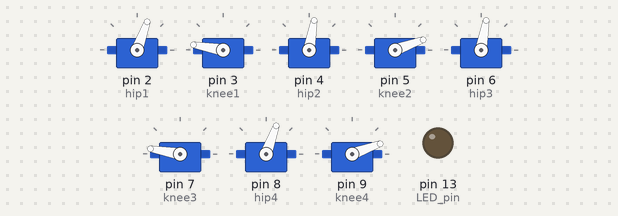
The sketch below on a simulated Arduino Uno, built with avr-gcc and run on an emulated ATmega328P. On the bench: 8 × servo, output pins drawn as LEDs (lit = HIGH).

Above: at 0.1 s.
Timing chart, 0 to 1.6 s (numbered marks = the images above):
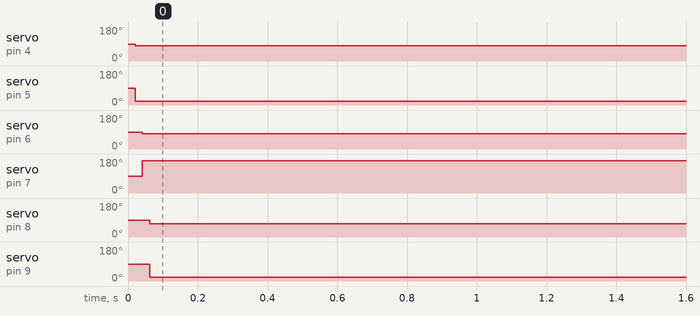

Measured:
- by itself, servo on pin 4 (hip2): 90° → 80° at 0.02 s
- by itself, servo on pin 5 (knee2): 90° → 20° at 0.02 s
- by itself, servo on pin 6 (hip3): 90° → 80° at 0.04 s
- by itself, servo on pin 7 (knee3): 90° → 170° at 0.04 s
- by itself, servo on pin 8 (hip4): 90° → 70° at 0.06 s
- by itself, servo on pin 9 (knee4): 90° → 20° at 0.06 s

The sketch:

Quadbot_v0.1.ino
```cpp
/////////////////////////////////////////////////////////////////////////
///                                                                   ///
/// This code has been  derived the code from lumi's "chopstick jr"   ///
/// on letmakerobots.com http://letsmakerobots.com/node/29708         ///
///                                                                   ///
/// by Max Hemingway, April 2017                                      ///
/// https://maxhemingway.com/                                         ///
///                                                                   ///
/// This code is in the public domain                                 ///
///                                                                   ///
/////////////////////////////////////////////////////////////////////////

#include <Servo.h>
// Names for the Servos
/*
 * hip1 = front right hip
 * knee1 = front right knee
 * hip2 = front left hip
 * knee2 = front left knee
 * hip3 = rear left hip
 * knee3 = rear left knee
 * hip4 = rear right hip
 * knee4 = rear right knee
 */
Servo hip1;
Servo knee1;
Servo hip2;
Servo knee2;
Servo hip3;
Servo knee3;
Servo hip4;
Servo knee4;
// Define the SR04 Sensor pins
#define trigPin 11
#define echoPin 10
/// set variables needed for some tasks
int b;
int x;
int w;
int up;
int up2;
int up3;
int down;
int down2;
int steps;
int rightsteps;
int leftsteps;
int back;
int pos;
int sensor = A0;
int distance;
///end of variables
void setup() {
  pinMode(13, OUTPUT);  // LED pin
 /// assign servos to pins and center servos
  hip1.attach(2);
  hip1.write(90);
  knee1.attach(3);
  knee1.write(90);
  hip2.attach(4);
  hip2.write(90);
  knee2.attach(5);
  knee2.write(90);
  hip3.attach(6);
  hip3.write(90);
  knee3.attach(7);
  knee3.write(90);
  hip4.attach(8);
  hip4.write(90);
  knee4.attach(9);
  knee4.write(90);
  //
  //digitalRead(sensor);
  Serial.begin(9600);
  pinMode(trigPin, OUTPUT);
  pinMode(echoPin, INPUT);
}
//////////////////////////////////////
void idle() // this is the delay between the steps -> walking speed
 {
  delay(200);  // if set to a bigger number (more delay between the steps -> slower walking) you will see the walking pattern more clearly
 }
//////////////////////////////////////
void test() /* just for debugging -> if need a delay between the subroutines
               you can let the LED blink as an indicator that something is still running  */
{
    for(b = 0; b < 3; b++) // this let the LED blink 5 times
    {
      digitalWrite(13, HIGH);   // turn the LED on
      delay(300);               // wait for .5 second
      digitalWrite(13, LOW);    // turn the LED off
      delay(300);
    }
}
//////////////////////////////////////
void standup()
{
  up2 = 90;
  up3 = 90;
  hip1.write(70);
  hip2.write(80);
  hip3.write(80);
  hip4.write(70);
  for(up = 90; up < 170; up++)
  {
    knee1.write(up);
    up2 = up2 - 1;
    knee2.write(up2);
    delay(20);
  }

  for(up = 90; up < 0; up++)
  {
    knee3.write(up);
    up3 = up3 + 40;
    knee4.write(up3);
    delay(15);
  }
}
//////////////////////////////////////
void sleep()
{
  // hips
  hip1.write(70);
  hip2.write(90);
  hip3.write(70);
  hip4.write(90);
  // knees
  knee1.write(0);
  knee2.write(180);
  knee3.write(0);
  knee4.write(180);
}
//////////////////////////////////////
void stand()
{
  hip1.write(70);
  knee1.write(170);
    delay(20);
  hip2.write(80);
  knee2.write(20);
    delay(20);
  hip3.write(80);
  knee3.write(170);
    delay(20);
  hip4.write(70);
  knee4.write(20);
    delay(20);
}
//////////////////////////////////////
void forward()
{
  // lift front right knee, move front right hip forward and rear right hip backward, lower front right knee
  knee3.write(140);  // lower the diagonal opposite leg a bit to keep the balance
  knee1.write(140);
  idle();
  hip1.write(45);
  hip4.write(90);
  idle();
  knee1.write(170);
  knee3.write(170);  // put the diagonal opposite leg down to keep the balance
  // lift rear left knee, move rear left hip forward and front right hip backward, lower rear left knee
  knee1.write(140);  // lower the diagonal opposite leg a bit to keep the balance
  knee3.write(140);
  idle();
  hip3.write(120);
  hip1.write(110);
  idle();
  knee3.write(170);
  knee3.write(170);  // put the diagonal opposite leg down to keep the balance
  // lift front left knee, move front left hip forward and rear left hip backward, lower front left knee
  knee4.write(50);  // lower the diagonal opposite leg a bit to keep the balance
  knee2.write(50);
  idle();
  hip2.write(110);
  hip3.write(60);
  idle();
  knee2.write(20);
  knee4.write(20);  // put the diagonal opposite leg down to keep the balance
  // lift rear right knee, move rear right hip forward and front left hip backward, lower rear right knee
  knee2.write(50);  // lower the diagonal opposite leg a bit to keep the balance
  knee4.write(50);
  idle();
  hip4.write(30);
  hip2.write(50);
  idle();
  knee4.write(20);
  knee2.write(20);  // put the diagonal opposite leg down to keep the balance
  idle();
}
/////////////////////////////////////
void rightturn()
{
  // lift front right knee, move front right hip forward and rear right hip backward, lower front right knee
  knee1.write(150);
  idle();
  hip1.write(30);
  hip4.write(90);
  idle();
  knee1.write(170);
  // lift rear left knee, move rear left hip forward and front right hip backward, lower rear left knee
  knee3.write(150);
  idle();
  hip3.write(130);
  hip1.write(100);
  idle();
  knee3.write(170);
  // lift front left knee, move front left hip forward and rear left hip backward, lower front left knee
  knee2.write(40);
  idle();
  hip2.write(130);
  hip3.write(50);
  idle();
  knee2.write(20);
  // lift rear right knee, move rear right hip forward and front left hip backward, lower rear right knee
  knee4.write(40);
  idle();
  hip4.write(70);
  hip2.write(50);
  idle();
  knee4.write(20);
  idle();
}
/////////////////////////////////////
void leftturn()
{
  // lift front right knee, move front right hip forward and rear right hip backward, lower front right knee
  knee1.write(150);
  idle();
  hip1.write(30);
  hip4.write(100);
  idle();
  knee1.write(170);
  // lift rear left knee, move rear left hip forward and front right hip backward, lower rear left knee
  knee3.write(150);
  idle();
  hip3.write(90);
  hip1.write(120);
  idle();
  knee3.write(170);
  // lift front left knee, move front left hip forward and rear left hip backward, lower front left knee
  knee2.write(40);
  idle();
  hip2.write(90);
  hip3.write(60);
  idle();
  knee2.write(20);
  // lift rear right knee, move rear right hip forward and front left hip backward, lower rear right knee
  knee4.write(40);
  idle();
  hip4.write(30);
  hip2.write(80);
  idle();
  knee4.write(20);
  idle();
}
/////////////////////////////////////
void backward()
{
// lift front right knee, move front right hip backward and rear right hip forward, lower front right knee
  knee1.write(150);
  idle();
  hip1.write(100);
  hip4.write(50);
  idle();
  knee1.write(170);
  // lift rear left knee, move rear left hip backward and front right hip forward, lower rear left knee
  knee3.write(150);
  idle();
  hip3.write(60);
  hip1.write(45);
  idle();
  knee3.write(170);
  // lift front left knee, move front left hip backward and rear left hip forward, lower front left knee
  knee2.write(40);
  idle();
  hip2.write(70);
  hip3.write(120);
  idle();
  knee2.write(20);
  // lift rear right knee, move rear right hip backward and front left hip forward, lower rear right knee
  knee4.write(40);
  idle();
  hip4.write(110);
  hip2.write(110);
  idle();
  knee4.write(20);
  idle();
}
/////////////////////////////////////
void laydown() // lay down
{
  hip1.write(70);
  hip2.write(80);
  for (down = 170; down > 90; down = down - 1){
      knee1.write(down);
      down2 = 190 - down;
      knee2.write(down2);
      delay(15);
   }
  delay(1000);
  hip3.write(80);
  hip4.write(70);
  for (down = 170; down > 90; down = down - 1){
      knee3.write(down);
      down2 = 190 - down;
      knee4.write(down2);
      delay(15);
  }
}
/////////////////////////////////////
void gym() // ok, this is not very serious but I needed to cheer me up a bit ;-) just see...
{
  int y;
  hip1.write(70);
  knee3.write(130);
  delay(200);
  knee2.write(40);
  hip2.write(110);
  knee2.write(20);
    delay(20);
  knee1.write(60);
    delay(20);
  hip3.write(120);
      delay(20);
  hip4.write(70);
  knee4.write(20);
    delay(20);
}
/////////////////////////////////////
void wink()
{
  for (b = 0; b < 3; b++){
  for (w = 60; w < 20; w = w -1)
  {
    knee1.write(w);
    delay(10);
  }
    for (w = 20; w < 60; w++)
  {
    knee1.write(w);
    delay(10);
  }
    delay(200);
  }
}
////////////////////////////////////////////////////////////////////////////
////////////////////////////////////////////////////////////////////////////
////////////////////////////////////////////////////////////////////////////
void loop()
{
        stand();
        delay(1000);
}
```
